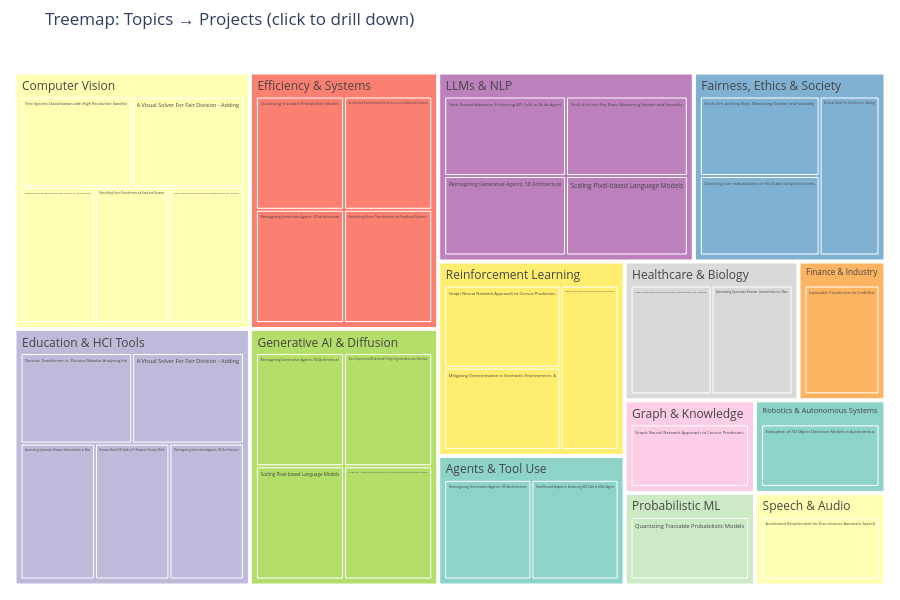

Notebook source saved alongside this figure:
### Code cell
fig = px.treemap(
    topics_recent,
    path=["topic", "title"],
    title="Treemap: Topics → Projects (click to drill down)",
    color="topic",
    color_discrete_sequence=px.colors.qualitative.Set3,
)
fig.update_layout(margin=dict(t=50, l=10, r=10, b=10), height=600)
fig.show()

### Figure 1 — Plotly figure (JSON) as saved in the notebook; plotly's stock layout.template omitted (floating-point values rounded to 4 significant figures)
{"data": [{"branchvalues": "total", "customdata": [["Agents & Tool Use"], ["Agents & Tool Use"], ["Agents & Tool Use"], ["Computer Vision"], ["Computer Vision"], ["Computer Vision"], ["Computer Vision"], ["Computer Vision"], ["Computer Vision"], ["Education & HCI Tools"], ["Education & HCI Tools"], ["Education & HCI Tools"], ["Education & HCI Tools"], ["Education & HCI Tools"], ["Education & HCI Tools"], ["Efficiency & Systems"], ["Efficiency & Systems"], ["Efficiency & Systems"], ["Efficiency & Systems"], ["Efficiency & Systems"], ["Fairness, Ethics & Society"], ["Fairness, Ethics & Society"], ["Fairness, Ethics & Society"], ["Fairness, Ethics & Society"], ["Finance & Industry"], ["Finance & Industry"], ["Generative AI & Diffusion"], ["Generative AI & Diffusion"], ["Generative AI & Diffusion"], ["Generative AI & Diffusion"], ["Generative AI & Diffusion"], ["Graph & Knowledge"], ["Graph & Knowledge"], ["Healthcare & Biology"], ["Healthcare & Biology"], ["Healthcare & Biology"], ["LLMs & NLP"], ["LLMs & NLP"], ["LLMs & NLP"], ["LLMs & NLP"], ["LLMs & NLP"], ["Probabilistic ML"], ["Probabilistic ML"], ["Reinforcement Learning"], ["Reinforcement Learning"], ["Reinforcement Learning"], ["Reinforcement Learning"], ["Robotics & Autonomous Systems"], ["Robotics & Autonomous Systems"], ["Speech & Audio"], ["Speech & Audio"]], "domain": {"x": [0, 1], "y": [0, 1]}, "hovertemplate": "labels=%{label}<br>count=%{value}<br>parent=%{parent}<br>id=%{id}<br>topic=%{customdata[0]}<extra></extra>", "ids": ["Agents & Tool Use", "Agents & Tool Use/Reimagining Generative Agents: 3D Architecture", "Agents & Tool Use/Hard-Routed Adapters: Enhancing API Calls in Multi-Agent", "Computer Vision", "Computer Vision/Tree Species Classification with High Resolution Satellite", "Computer Vision/A Visual Solver For Fair Division - Adding", "Computer Vision/Evaluation of 3D Object Detection Models in Autonomous", "Computer Vision/Retrofitting Vision Transformers via Fixed and Dynamic", "Computer Vision/Semi-Supervised Multimodal Polyp Segmentation via Selective", "Education & HCI Tools/Decision Transformer vs. Decision Mamba: Analysing the", "Education & HCI Tools/A Visual Solver For Fair Division - Adding", "Education & HCI Tools/Automating Systematic Reviews: Generalisation to New", "Education & HCI Tools", "Education & HCI Tools/Browser-Based 3D-Gallery To Showcase Student Work", "Education & HCI Tools/Reimagining Generative Agents: 3D Architecture", "Efficiency & Systems/Quantizing Tractable Probabilistic Models", "Efficiency & Systems/Accelerated Decipherment for Zero-resource Automatic Speech", "Efficiency & Systems", "Efficiency & Systems/Reimagining Generative Agents: 3D Architecture", "Efficiency & Systems/Retrofitting Vision Transformers via Fixed and Dynamic", "Fairness, Ethics & Society", "Fairness, Ethics & Society/Shrill Girls and Soy Boys: Measuring Gender and Sexuality", "Fairness, Ethics & Society/Detecting user radicalization on YouTube using time-series", "Fairness, Ethics & Society/A Visual Solver For Fair Division - Adding", "Finance & Industry", "Finance & Industry/Explainable Transformers for Credit Risk", "Generative AI & Diffusion", "Generative AI & Diffusion/Reimagining Generative Agents: 3D Architecture", "Generative AI & Diffusion/Semi-Supervised Multimodal Polyp Segmentation via Selective", "Generative AI & Diffusion/Scaling Pixel-based Language Models", "Generative AI & Diffusion/DART-IDE: A Latent Diffusion Model of Articulated and Textured 3D Shapes", "Graph & Knowledge", "Graph & Knowledge/Graph Neural Network Approach to Census Prediction:", "Healthcare & Biology/Semi-Supervised Multimodal Polyp Segmentation via Selective", "Healthcare & Biology/Automating Systematic Reviews: Generalisation to New", "Healthcare & Biology", "LLMs & NLP/Hard-Routed Adapters: Enhancing API Calls in Multi-Agent", "LLMs & NLP/Reimagining Generative Agents: 3D Architecture", "LLMs & NLP/Shrill Girls and Soy Boys: Measuring Gender and Sexuality", "LLMs & NLP/Scaling Pixel-based Language Models", "LLMs & NLP", "Probabilistic ML", "Probabilistic ML/Quantizing Tractable Probabilistic Models", "Reinforcement Learning/Graph Neural Network Approach to Census Prediction:", "Reinforcement Learning", "Reinforcement Learning/Mitigating Overestimation in Stochastic Environments: A", "Reinforcement Learning/Decision Transformer vs. Decision Mamba: Analysing the", "Robotics & Autonomous Systems/Evaluation of 3D Object Detection Models in Autonomous", "Robotics & Autonomous Systems", "Speech & Audio/Accelerated Decipherment for Zero-resource Automatic Speech", "Speech & Audio"], "labels": ["Agents & Tool Use", "Reimagining Generative Agents: 3D Architecture", "Hard-Routed Adapters: Enhancing API Calls in Multi-Agent", "Computer Vision", "Tree Species Classification with High Resolution Satellite", "A Visual Solver For Fair Division - Adding", "Evaluation of 3D Object Detection Models in Autonomous", "Retrofitting Vision Transformers via Fixed and Dynamic", "Semi-Supervised Multimodal Polyp Segmentation via Selective", "Decision Transformer vs. Decision Mamba: Analysing the", "A Visual Solver For Fair Division - Adding", "Automating Systematic Reviews: Generalisation to New", "Education & HCI Tools", "Browser-Based 3D-Gallery To Showcase Student Work", "Reimagining Generative Agents: 3D Architecture", "Quantizing Tractable Probabilistic Models", "Accelerated Decipherment for Zero-resource Automatic Speech", "Efficiency & Systems", "Reimagining Generative Agents: 3D Architecture", "Retrofitting Vision Transformers via Fixed and Dynamic", "Fairness, Ethics & Society", "Shrill Girls and Soy Boys: Measuring Gender and Sexuality", "Detecting user radicalization on YouTube using time-series", "A Visual Solver For Fair Division - Adding", "Finance & Industry", "Explainable Transformers for Credit Risk", "Generative AI & Diffusion", "Reimagining Generative Agents: 3D Architecture", "Semi-Supervised Multimodal Polyp Segmentation via Selective", "Scaling Pixel-based Language Models", "DART-IDE: A Latent Diffusion Model of Articulated and Textured 3D Shapes", "Graph & Knowledge", "Graph Neural Network Approach to Census Prediction:", "Semi-Supervised Multimodal Polyp Segmentation via Selective", "Automating Systematic Reviews: Generalisation to New", "Healthcare & Biology", "Hard-Routed Adapters: Enhancing API Calls in Multi-Agent", "Reimagining Generative Agents: 3D Architecture", "Shrill Girls and Soy Boys: Measuring Gender and Sexuality", "Scaling Pixel-based Language Models", "LLMs & NLP", "Probabilistic ML", "Quantizing Tractable Probabilistic Models", "Graph Neural Network Approach to Census Prediction:", "Reinforcement Learning", "Mitigating Overestimation in Stochastic Environments: A", "Decision Transformer vs. Decision Mamba: Analysing the", "Evaluation of 3D Object Detection Models in Autonomous", "Robotics & Autonomous Systems", "Accelerated Decipherment for Zero-resource Automatic Speech", "Speech & Audio"], "marker": {"colors": ["rgb(141,211,199)", "rgb(141,211,199)", "rgb(141,211,199)", "rgb(255,255,179)", "rgb(255,255,179)", "rgb(255,255,179)", "rgb(255,255,179)", "rgb(255,255,179)", "rgb(255,255,179)", "rgb(190,186,218)", "rgb(190,186,218)", "rgb(190,186,218)", "rgb(190,186,218)", "rgb(190,186,218)", "rgb(190,186,218)", "rgb(251,128,114)", "rgb(251,128,114)", "rgb(251,128,114)", "rgb(251,128,114)", "rgb(251,128,114)", "rgb(128,177,211)", "rgb(128,177,211)", "rgb(128,177,211)", "rgb(128,177,211)", "rgb(253,180,98)", "rgb(253,180,98)", "rgb(179,222,105)", "rgb(179,222,105)", "rgb(179,222,105)", "rgb(179,222,105)", "rgb(179,222,105)", "rgb(252,205,229)", "rgb(252,205,229)", "rgb(217,217,217)", "rgb(217,217,217)", "rgb(217,217,217)", "rgb(188,128,189)", "rgb(188,128,189)", "rgb(188,128,189)", "rgb(188,128,189)", "rgb(188,128,189)", "rgb(204,235,197)", "rgb(204,235,197)", "rgb(255,237,111)", "rgb(255,237,111)", "rgb(255,237,111)", "rgb(255,237,111)", "rgb(141,211,199)", "rgb(141,211,199)", "rgb(255,255,179)", "rgb(255,255,179)"]}, "name": "", "parents": ["", "Agents & Tool Use", "Agents & Tool Use", "", "Computer Vision", "Computer Vision", "Computer Vision", "Computer Vision", "Computer Vision", "Education & HCI Tools", "Education & HCI Tools", "Education & HCI Tools", "", "Education & HCI Tools", "Education & HCI Tools", "Efficiency & Systems", "Efficiency & Systems", "", "Efficiency & Systems", "Efficiency & Systems", "", "Fairness, Ethics & Society", "Fairness, Ethics & Society", "Fairness, Ethics & Society", "", "Finance & Industry", "", "Generative AI & Diffusion", "Generative AI & Diffusion", "Generative AI & Diffusion", "Generative AI & Diffusion", "", "Graph & Knowledge", "Healthcare & Biology", "Healthcare & Biology", "", "LLMs & NLP", "LLMs & NLP", "LLMs & NLP", "LLMs & NLP", "", "", "Probabilistic ML", "Reinforcement Learning", "", "Reinforcement Learning", "Reinforcement Learning", "Robotics & Autonomous Systems", "", "Speech & Audio", ""], "type": "treemap", "values": [2, 1, 1, 5, 1, 1, 1, 1, 1, 1, 1, 1, 5, 1, 1, 1, 1, 4, 1, 1, 3, 1, 1, 1, 1, 1, 4, 1, 1, 1, 1, 1, 1, 1, 1, 2, 1, 1, 1, 1, 4, 1, 1, 1, 3, 1, 1, 1, 1, 1, 1]}], "layout": {"height": 600, "legend": {"tracegroupgap": 0}, "margin": {"b": 10, "l": 10, "r": 10, "t": 50}, "title": {"text": "Treemap: Topics → Projects (click to drill down)"}, "treemapcolorway": ["rgb(141,211,199)", "rgb(255,255,179)", "rgb(190,186,218)", "rgb(251,128,114)", "rgb(128,177,211)", "rgb(253,180,98)", "rgb(179,222,105)", "rgb(252,205,229)", "rgb(217,217,217)", "rgb(188,128,189)", "rgb(204,235,197)", "rgb(255,237,111)"]}}
